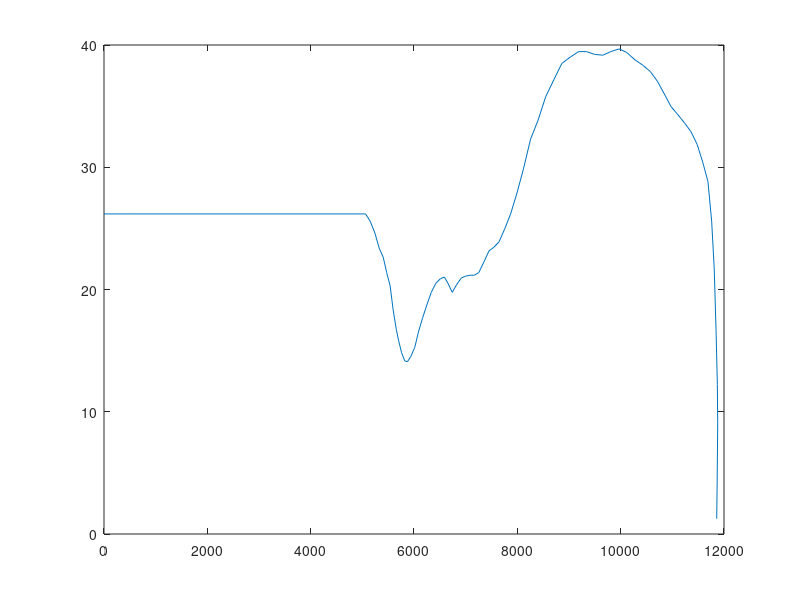

This figure's MATLAB source:
function torque_fn = R6()

% TU Graz 
% points = [...
% 0       0
% 500     2
% 5956	44.4749976
% 6114	44.77002246
% 6268	45.36007218
% 6436	46.68768405
% 6603	47.57275863
% 6770	49.12163914
% 6955	50.52300723
% 7132	51.85061909
% 7313	52.66193746
% 7497	53.39949961
% 7678	53.91579311
% 7862	54.06330554
% 8042	54.06330554
% 8221	53.69452447
% 8406	53.47325582
% 8575	53.17823096
% 8748	52.80944989
% 8929	52.58818124
% 9106	52.21940017
% 9264	51.55559423
% 9432	50.3754948
% 9584	49.19539536
% 9741	48.08905213
% 9895	47.13022134
% 10044	46.31890297
% 10199	45.65509704
% 10342	44.91753489
% 10490	44.17997274
% 10629	43.44241059
% 10764	42.40982358
% 10849	39.38581877
% 10922	31.78892863
% 10955	25.07711308
% 10969	16.37387971
% 10979	9.957089015
% 10986	6.859327988
% 10987	4.277860466
% ];

% Metropolia Motorsport
% points = [...
% 0       0
% 500     2
% 4630	24.56081957
% 4724	26.99477466
% 4829	28.76492382
% 4933	30.01877948
% 5037	30.75634162
% 5150	31.93644106
% 5263	33.19029672
% 5372	33.92785887
% 5476	34.00161508
% 5574	33.63283401
% 5677	33.1165405
% 5784	32.600247
% 5881	32.74775943
% 6008	33.41156536
% 6129	34.44415237
% 6251	35.69800803
% 6383	37.46815718
% 6511	38.72201284
% 6646	40.41840578
% 6804	43.07362952
% 6950	44.99129111
% 7092	45.58134083
% 7240	45.87636569
% 7390	45.87636569
% 7534	45.58134083
% 7681	45.58134083
% 7824	45.58134083
% 7971	45.65509704
% 8124	45.80260947
% 8274	46.02387811
% 8417	46.17139054
% 8567	46.02387811
% 8692	45.58134083
% 8844	45.13880354
% 8982	44.54875382
% 9122	43.88494788
% 9245	43.29489816
% 9385	42.77860466
% 9513	42.18855494
% 9641	41.59850522
% 9783	41.15596793
% 9906	40.71343064
% 10035	40.34464957
% 10156	40.04962471
% 10286	39.68084363
% 10411	39.45957499
% 10536	39.16455013
% 10654	38.79576905
% 10775	38.27947555
% 10895	37.91069447
% 11013	37.61566961
% 11119	37.39440097
% 11247	36.95186368
% 11360	36.36181396
% 11469	35.69800803
% 11576	35.18171452
% 11686	34.44415237
% 11789	33.48532158
% 11890	32.82151564
% 11988	32.37897835
% 12088	31.71517242
% 12182	31.05136648
% 12257	29.50248597
% 12288	23.67574499
% 12291	14.23494948
% ];

% GFR
points = [...
0	26.18346
500	26.18346
5062	26.1834563
5151	25.59340658
5242	24.63457579
5326	23.38072013
5404	22.64315798
5471	21.38930233
5539	20.28295911
5595	18.36529752
5657	16.74266079
5700	15.85758621
5760	14.8249992
5821	14.16119327
5872	14.08743705
5939	14.52997434
6015	15.26753649
6090	16.59514836
6168	17.70149158
6254	18.80783481
6334	19.7666656
6422	20.50422775
6508	20.87300882
6588	21.02052125
6658	20.50422775
6740	19.7666656
6829	20.43047153
6917	20.94676504
6997	21.09427747
7086	21.16803368
7169	21.16803368
7255	21.38930233
7355	22.27437691
7452	23.15945149
7546	23.45447635
7645	23.89701364
7753	24.92960065
7870	26.1834563
7987	27.80609303
8119	29.87126705
8256	32.30522214
8402	33.85410265
8549	35.77176424
8708	37.17313232
8863	38.50074419
9027	39.0170377
9185	39.45957499
9340	39.45957499
9492	39.23830634
9654	39.16455013
9807	39.45957499
9972	39.68084363
10118	39.38581877
10274	38.79576905
10426	38.35323176
10573	37.83693826
10712	37.02561989
10845	35.99303288
10975	34.96044588
11108	34.29663994
11235	33.63283401
11363	32.89527186
11481	31.86268485
11590	30.38756055
11689	28.83868004
11761	25.59340658
11811	21.68432719
11846	16.66890457
11871	12.24353168
11878	9.072014436
11868	4.499129111
11859	1.253855654
];

RPM = transpose(points(:,1));
TQ = transpose(points(:,2));

torque_fn = [RPM; TQ];
plot(RPM, TQ);
